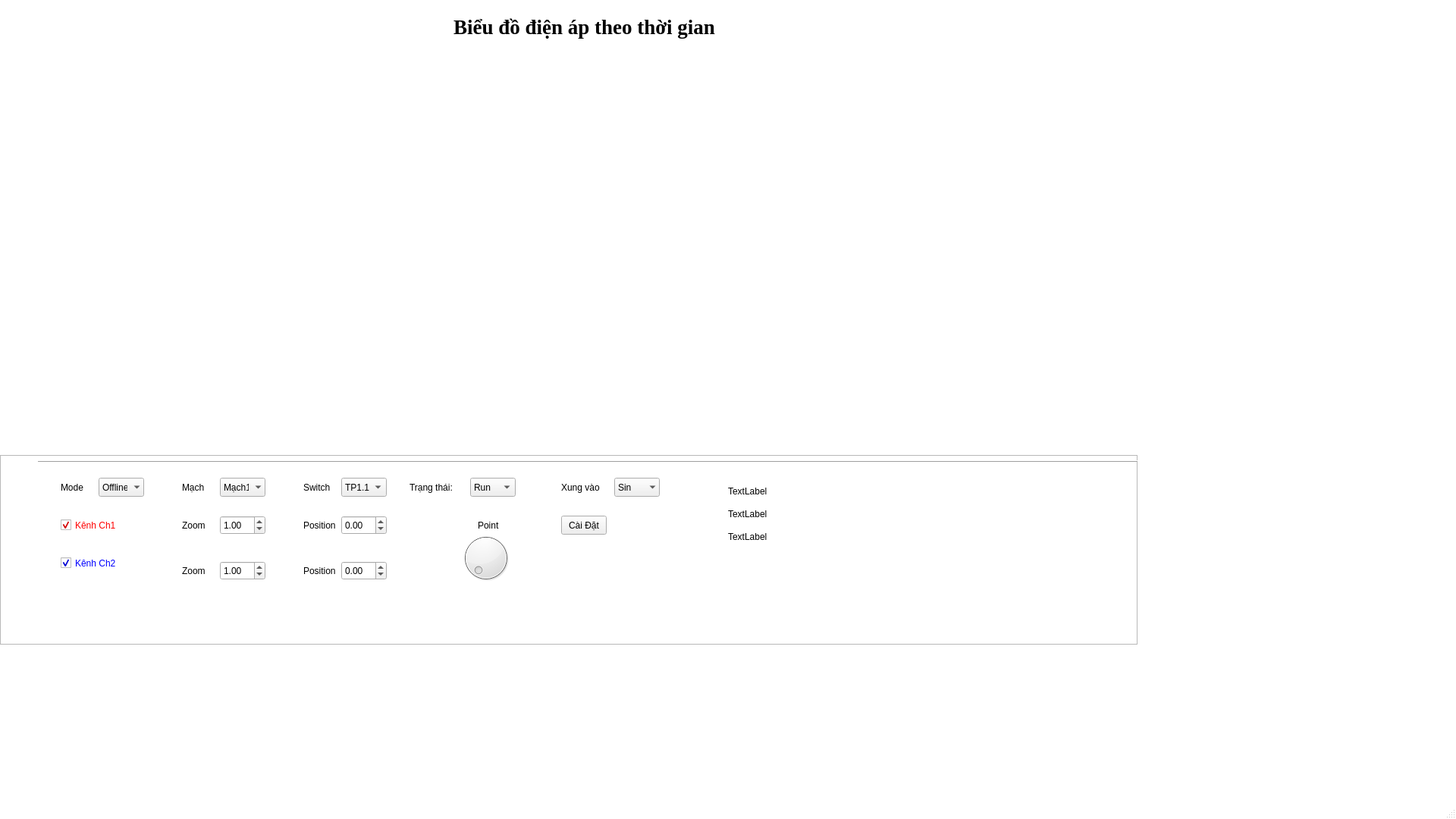
<?xml version="1.0" encoding="UTF-8"?>
<ui version="4.0">
 <class>MainWindow</class>
 <widget class="QMainWindow" name="MainWindow">
  <property name="geometry">
   <rect>
    <x>0</x>
    <y>0</y>
    <width>1920</width>
    <height>1080</height>
   </rect>
  </property>
  <property name="windowTitle">
   <string>MainWindow</string>
  </property>
  <property name="styleSheet">
   <string notr="true">QMainWindow
{
background:rgb(255, 255, 255)
}</string>
  </property>
  <property name="inputMethodHints">
   <set>Qt::ImhNone</set>
  </property>
  <widget class="QWidget" name="centralwidget">
   <widget class="PlotWidget" name="bieudo" native="true">
    <property name="geometry">
     <rect>
      <x>20</x>
      <y>90</y>
      <width>1500</width>
      <height>500</height>
     </rect>
    </property>
   </widget>
   <widget class="QFrame" name="frame">
    <property name="geometry">
     <rect>
      <x>0</x>
      <y>600</y>
      <width>1500</width>
      <height>250</height>
     </rect>
    </property>
    <property name="frameShape">
     <enum>QFrame::StyledPanel</enum>
    </property>
    <property name="frameShadow">
     <enum>QFrame::Raised</enum>
    </property>
    <widget class="QComboBox" name="comboMode">
     <property name="geometry">
      <rect>
       <x>130</x>
       <y>30</y>
       <width>60</width>
       <height>25</height>
      </rect>
     </property>
     <property name="mouseTracking">
      <bool>false</bool>
     </property>
     <property name="tabletTracking">
      <bool>false</bool>
     </property>
     <property name="focusPolicy">
      <enum>Qt::NoFocus</enum>
     </property>
     <property name="frame">
      <bool>false</bool>
     </property>
     <item>
      <property name="text">
       <string>Offline</string>
      </property>
     </item>
     <item>
      <property name="text">
       <string>Online</string>
      </property>
     </item>
     <item>
      <property name="text">
       <string>Host</string>
      </property>
     </item>
    </widget>
    <widget class="QComboBox" name="comboMach">
     <property name="geometry">
      <rect>
       <x>290</x>
       <y>30</y>
       <width>60</width>
       <height>25</height>
      </rect>
     </property>
     <property name="focusPolicy">
      <enum>Qt::NoFocus</enum>
     </property>
     <property name="frame">
      <bool>false</bool>
     </property>
     <item>
      <property name="text">
       <string>Mạch1</string>
      </property>
     </item>
     <item>
      <property name="text">
       <string>Mạch2</string>
      </property>
     </item>
     <item>
      <property name="text">
       <string>Mạch3</string>
      </property>
     </item>
     <item>
      <property name="text">
       <string>Mạch4</string>
      </property>
     </item>
     <item>
      <property name="text">
       <string>Mạch5</string>
      </property>
     </item>
    </widget>
    <widget class="QComboBox" name="comboInput">
     <property name="enabled">
      <bool>true</bool>
     </property>
     <property name="geometry">
      <rect>
       <x>450</x>
       <y>30</y>
       <width>60</width>
       <height>25</height>
      </rect>
     </property>
     <property name="focusPolicy">
      <enum>Qt::NoFocus</enum>
     </property>
     <item>
      <property name="text">
       <string>TP1.1</string>
      </property>
     </item>
     <item>
      <property name="text">
       <string>No</string>
      </property>
     </item>
    </widget>
    <widget class="QCheckBox" name="CH1">
     <property name="geometry">
      <rect>
       <x>80</x>
       <y>80</y>
       <width>80</width>
       <height>25</height>
      </rect>
     </property>
     <property name="styleSheet">
      <string notr="true">QCheckBox{
color:rgb(255, 0, 0)
}</string>
     </property>
     <property name="text">
      <string>Kênh Ch1</string>
     </property>
     <property name="checked">
      <bool>true</bool>
     </property>
    </widget>
    <widget class="QCheckBox" name="CH2">
     <property name="geometry">
      <rect>
       <x>80</x>
       <y>130</y>
       <width>80</width>
       <height>25</height>
      </rect>
     </property>
     <property name="styleSheet">
      <string notr="true">QCheckBox{
color:rgb(0, 0, 255)
}</string>
     </property>
     <property name="text">
      <string>Kênh Ch2</string>
     </property>
     <property name="checked">
      <bool>true</bool>
     </property>
    </widget>
    <widget class="QComboBox" name="comboxung">
     <property name="geometry">
      <rect>
       <x>810</x>
       <y>30</y>
       <width>60</width>
       <height>25</height>
      </rect>
     </property>
     <property name="frame">
      <bool>false</bool>
     </property>
     <item>
      <property name="text">
       <string>Sin</string>
      </property>
     </item>
     <item>
      <property name="text">
       <string>Răng Cưa</string>
      </property>
     </item>
     <item>
      <property name="text">
       <string>Vuông</string>
      </property>
     </item>
    </widget>
    <widget class="QDoubleSpinBox" name="ZoomCh1">
     <property name="geometry">
      <rect>
       <x>290</x>
       <y>140</y>
       <width>60</width>
       <height>25</height>
      </rect>
     </property>
     <property name="minimum">
      <double>0.010000000000000</double>
     </property>
     <property name="maximum">
      <double>100.000000000000000</double>
     </property>
     <property name="value">
      <double>1.000000000000000</double>
     </property>
    </widget>
    <widget class="QDoubleSpinBox" name="PositionCh1">
     <property name="geometry">
      <rect>
       <x>450</x>
       <y>80</y>
       <width>60</width>
       <height>25</height>
      </rect>
     </property>
     <property name="minimum">
      <double>-10000.000000000000000</double>
     </property>
     <property name="maximum">
      <double>10000.000000000000000</double>
     </property>
     <property name="singleStep">
      <double>100.000000000000000</double>
     </property>
    </widget>
    <widget class="QDoubleSpinBox" name="ZoomCh2">
     <property name="geometry">
      <rect>
       <x>290</x>
       <y>80</y>
       <width>60</width>
       <height>25</height>
      </rect>
     </property>
     <property name="suffix">
      <string/>
     </property>
     <property name="minimum">
      <double>0.010000000000000</double>
     </property>
     <property name="maximum">
      <double>100.000000000000000</double>
     </property>
     <property name="value">
      <double>1.000000000000000</double>
     </property>
    </widget>
    <widget class="QDoubleSpinBox" name="PositionCh2">
     <property name="geometry">
      <rect>
       <x>450</x>
       <y>140</y>
       <width>60</width>
       <height>25</height>
      </rect>
     </property>
     <property name="minimum">
      <double>-10000.000000000000000</double>
     </property>
     <property name="maximum">
      <double>10000.000000000000000</double>
     </property>
     <property name="singleStep">
      <double>100.000000000000000</double>
     </property>
    </widget>
    <widget class="QLabel" name="label">
     <property name="geometry">
      <rect>
       <x>240</x>
       <y>140</y>
       <width>60</width>
       <height>25</height>
      </rect>
     </property>
     <property name="text">
      <string>Zoom</string>
     </property>
    </widget>
    <widget class="QLabel" name="label_2">
     <property name="geometry">
      <rect>
       <x>240</x>
       <y>80</y>
       <width>60</width>
       <height>25</height>
      </rect>
     </property>
     <property name="text">
      <string>Zoom</string>
     </property>
    </widget>
    <widget class="QLabel" name="label_3">
     <property name="geometry">
      <rect>
       <x>400</x>
       <y>80</y>
       <width>60</width>
       <height>25</height>
      </rect>
     </property>
     <property name="text">
      <string>Position</string>
     </property>
    </widget>
    <widget class="QLabel" name="label_4">
     <property name="geometry">
      <rect>
       <x>400</x>
       <y>140</y>
       <width>60</width>
       <height>25</height>
      </rect>
     </property>
     <property name="text">
      <string>Position</string>
     </property>
    </widget>
    <widget class="QPushButton" name="Setting">
     <property name="geometry">
      <rect>
       <x>740</x>
       <y>80</y>
       <width>60</width>
       <height>25</height>
      </rect>
     </property>
     <property name="text">
      <string>Cài Đặt</string>
     </property>
    </widget>
    <widget class="QFrame" name="frame_2">
     <property name="geometry">
      <rect>
       <x>50</x>
       <y>0</y>
       <width>1500</width>
       <height>16</height>
      </rect>
     </property>
     <property name="frameShape">
      <enum>QFrame::HLine</enum>
     </property>
     <property name="frameShadow">
      <enum>QFrame::Raised</enum>
     </property>
    </widget>
    <widget class="QLabel" name="Status_Arduino">
     <property name="geometry">
      <rect>
       <x>960</x>
       <y>30</y>
       <width>130</width>
       <height>35</height>
      </rect>
     </property>
     <property name="inputMethodHints">
      <set>Qt::ImhNone</set>
     </property>
     <property name="text">
      <string>TextLabel</string>
     </property>
    </widget>
    <widget class="QLabel" name="Status_Osi">
     <property name="geometry">
      <rect>
       <x>960</x>
       <y>60</y>
       <width>130</width>
       <height>35</height>
      </rect>
     </property>
     <property name="text">
      <string>TextLabel</string>
     </property>
    </widget>
    <widget class="QLabel" name="Status_Twin">
     <property name="geometry">
      <rect>
       <x>960</x>
       <y>90</y>
       <width>150</width>
       <height>35</height>
      </rect>
     </property>
     <property name="text">
      <string>TextLabel</string>
     </property>
    </widget>
    <widget class="QComboBox" name="comboBox">
     <property name="geometry">
      <rect>
       <x>620</x>
       <y>30</y>
       <width>60</width>
       <height>25</height>
      </rect>
     </property>
     <item>
      <property name="text">
       <string>Run</string>
      </property>
     </item>
     <item>
      <property name="text">
       <string>Point</string>
      </property>
     </item>
    </widget>
    <widget class="QLabel" name="label_5">
     <property name="geometry">
      <rect>
       <x>540</x>
       <y>30</y>
       <width>60</width>
       <height>25</height>
      </rect>
     </property>
     <property name="text">
      <string>Trạng thái:</string>
     </property>
    </widget>
    <widget class="QLabel" name="label_6">
     <property name="geometry">
      <rect>
       <x>80</x>
       <y>30</y>
       <width>60</width>
       <height>25</height>
      </rect>
     </property>
     <property name="text">
      <string>Mode</string>
     </property>
    </widget>
    <widget class="QLabel" name="label_7">
     <property name="geometry">
      <rect>
       <x>240</x>
       <y>30</y>
       <width>60</width>
       <height>25</height>
      </rect>
     </property>
     <property name="text">
      <string>Mạch</string>
     </property>
    </widget>
    <widget class="QLabel" name="label_8">
     <property name="geometry">
      <rect>
       <x>400</x>
       <y>30</y>
       <width>60</width>
       <height>25</height>
      </rect>
     </property>
     <property name="text">
      <string>Switch</string>
     </property>
    </widget>
    <widget class="QLabel" name="label_9">
     <property name="geometry">
      <rect>
       <x>740</x>
       <y>30</y>
       <width>60</width>
       <height>25</height>
      </rect>
     </property>
     <property name="text">
      <string>Xung vào</string>
     </property>
    </widget>
    <widget class="QDial" name="dial">
     <property name="geometry">
      <rect>
       <x>600</x>
       <y>100</y>
       <width>81</width>
       <height>71</height>
      </rect>
     </property>
     <property name="minimum">
      <number>250</number>
     </property>
     <property name="maximum">
      <number>1000</number>
     </property>
    </widget>
    <widget class="QLabel" name="label_10">
     <property name="geometry">
      <rect>
       <x>630</x>
       <y>80</y>
       <width>31</width>
       <height>25</height>
      </rect>
     </property>
     <property name="text">
      <string>Point</string>
     </property>
    </widget>
    <zorder>comboMode</zorder>
    <zorder>comboMach</zorder>
    <zorder>comboInput</zorder>
    <zorder>CH2</zorder>
    <zorder>comboxung</zorder>
    <zorder>ZoomCh1</zorder>
    <zorder>PositionCh1</zorder>
    <zorder>ZoomCh2</zorder>
    <zorder>PositionCh2</zorder>
    <zorder>label</zorder>
    <zorder>label_2</zorder>
    <zorder>label_3</zorder>
    <zorder>label_4</zorder>
    <zorder>Setting</zorder>
    <zorder>frame_2</zorder>
    <zorder>Status_Arduino</zorder>
    <zorder>Status_Osi</zorder>
    <zorder>Status_Twin</zorder>
    <zorder>comboBox</zorder>
    <zorder>label_5</zorder>
    <zorder>label_6</zorder>
    <zorder>label_7</zorder>
    <zorder>label_8</zorder>
    <zorder>label_9</zorder>
    <zorder>dial</zorder>
    <zorder>label_10</zorder>
    <zorder>CH1</zorder>
   </widget>
   <widget class="QLabel" name="label_11">
    <property name="geometry">
     <rect>
      <x>20</x>
      <y>10</y>
      <width>1501</width>
      <height>51</height>
     </rect>
    </property>
    <property name="font">
     <font>
      <family>Times New Roman</family>
      <pointsize>20</pointsize>
      <weight>75</weight>
      <italic>false</italic>
      <bold>true</bold>
      <underline>false</underline>
      <strikeout>false</strikeout>
     </font>
    </property>
    <property name="text">
     <string>Biểu đồ điện áp theo thời gian</string>
    </property>
    <property name="scaledContents">
     <bool>false</bool>
    </property>
    <property name="alignment">
     <set>Qt::AlignCenter</set>
    </property>
   </widget>
  </widget>
  <widget class="QMenuBar" name="menubar">
   <property name="geometry">
    <rect>
     <x>0</x>
     <y>0</y>
     <width>1920</width>
     <height>26</height>
    </rect>
   </property>
  </widget>
  <widget class="QStatusBar" name="statusbar"/>
 </widget>
 <customwidgets>
  <customwidget>
   <class>PlotWidget</class>
   <extends>QWidget</extends>
   <header location="global">pyqtgraph</header>
   <container>1</container>
  </customwidget>
 </customwidgets>
 <resources/>
 <connections/>
</ui>
